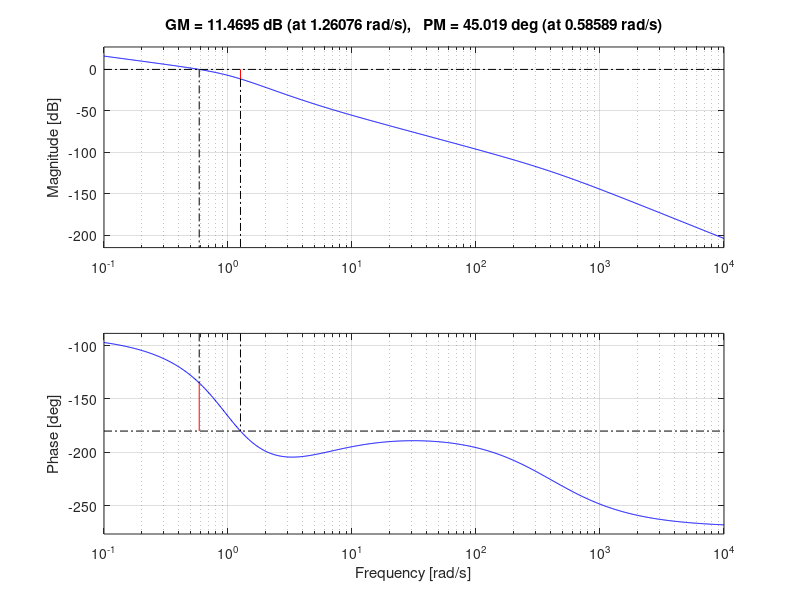
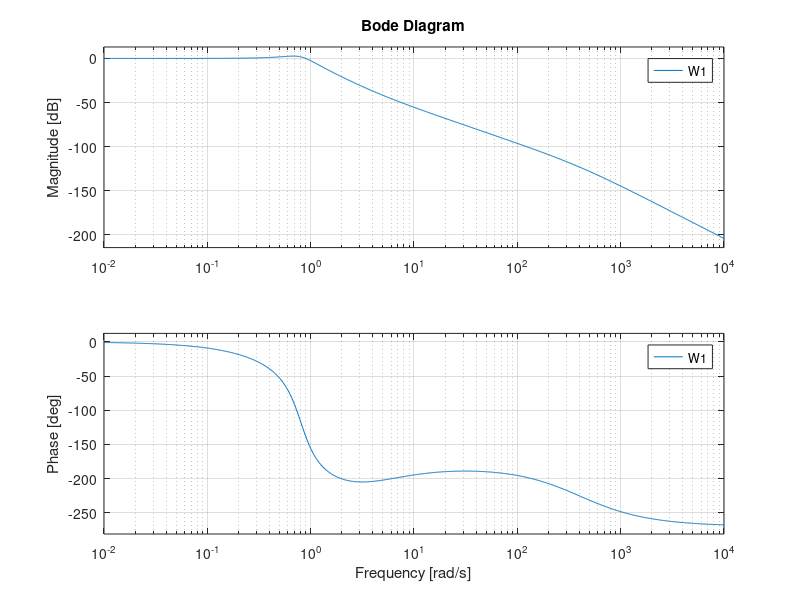
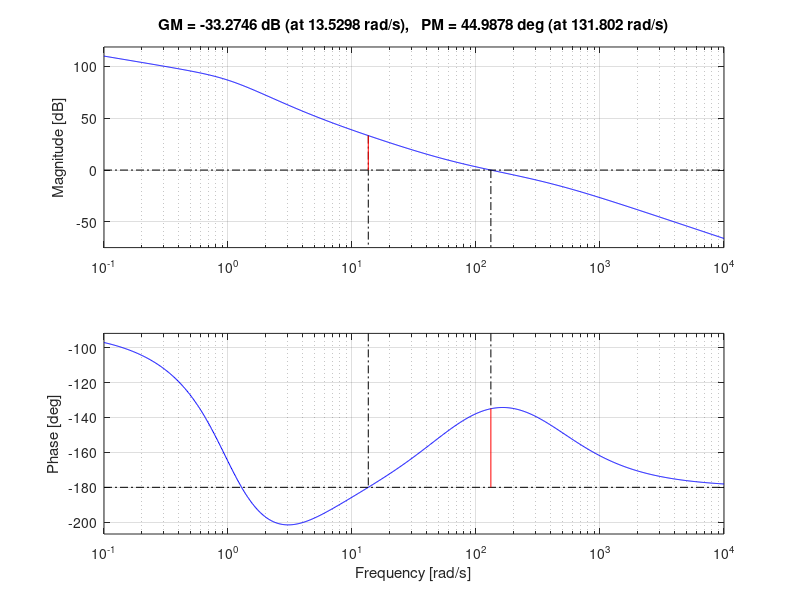
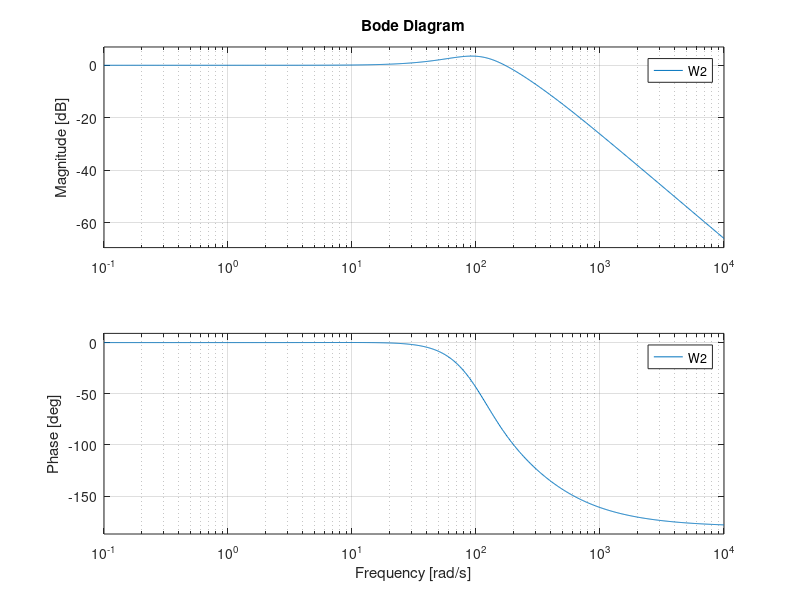

MATLAB code to generate these figures, in order:
%% Esame 12-01-2024 - Esercizio 2

clear all; close all; clc;

%% Funzione di trasferimento

s = tf('s');
G = (10*(s+4))/((s^2+1.5*s+1)*(s+400))

%% Domanda 1

KI1 = 6.36;
C1 = KI1/s;

G1 = C1*G;
figure; margin(G1)
[Gm1,Pm1,Wcg1,Wcp1] = margin(G1);

W1 = feedback(G1,1);
figure; bode(W1)

%% Domanda 2

KP2 = 5000;
KI2 = 317000;
C2 = KP2+(KI2/s);

G2 = C2*G;
figure; margin(G2)
[Gm2,Pm2,Wcg2,Wcp2] = margin(G2);

W2 = feedback(G2,1);
figure; bode(W2)
